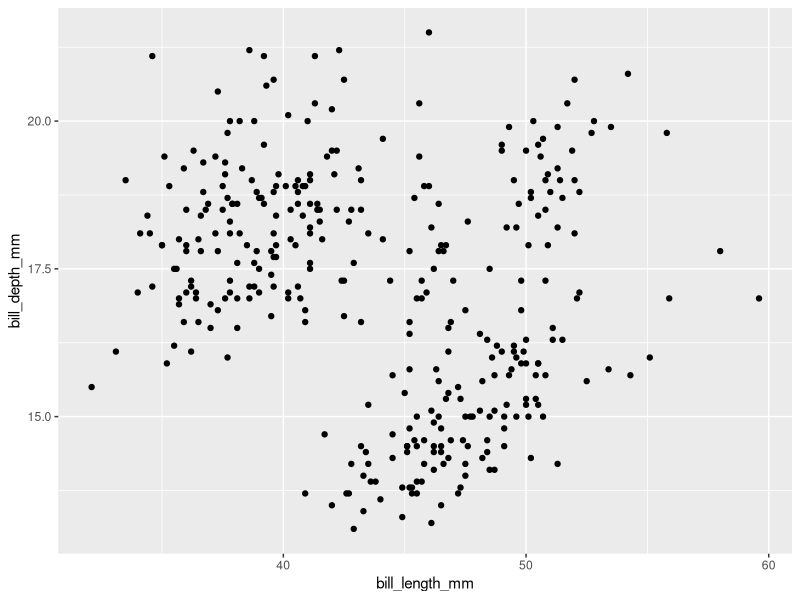
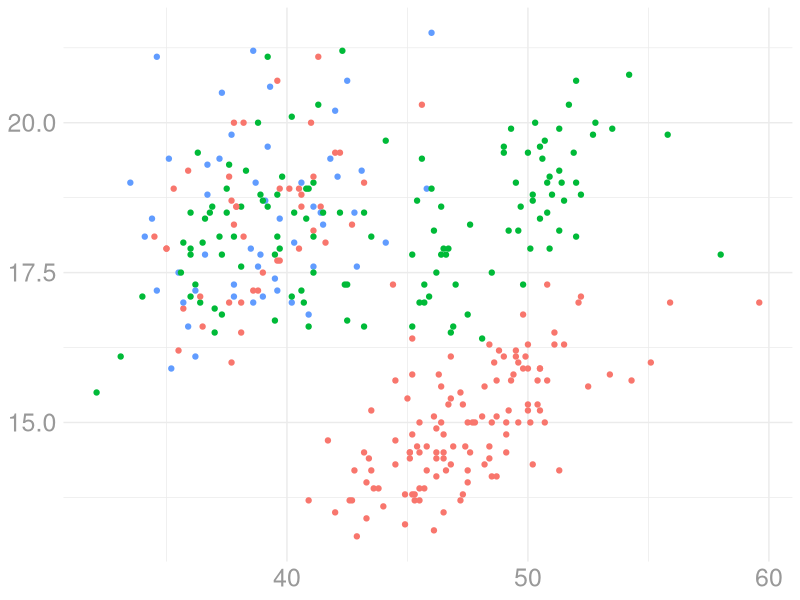
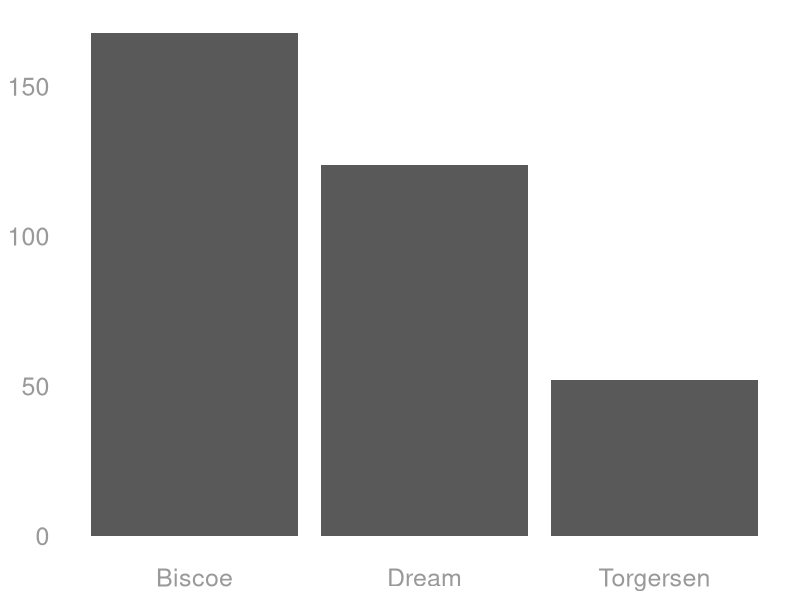

Recreate these plots in R, in order.
library(tidyverse)
library(palmerpenguins)

# Theme -------------------------------------------------------------------

theme_dk <- function(hide_gridlines = FALSE, hide_legend = FALSE) {
  my_theme <- theme_minimal() +
    theme(
      axis.title = element_blank(),
      axis.text = element_text(
        color = "grey60",
        size = 18
      )
    )
  
  if (hide_gridlines == TRUE) {
    my_theme <- my_theme +
      theme(panel.grid = element_blank())
  }
  
  if (hide_legend == TRUE) {
    my_theme <- my_theme +
      theme(legend.position = "none")
  }
  
  my_theme
}

# Plots -------------------------------------------------------------------

ggplot(
  data = penguins,
  aes(
    x = bill_length_mm,
    y = bill_depth_mm
  )
) +
  geom_point()

ggplot(
  data = penguins,
  aes(
    x = bill_length_mm,
    y = bill_depth_mm,
    color = island
  )
) +
  geom_point() +
  theme_dk(hide_legend = TRUE) 

penguins |> 
  count(island) |> 
  ggplot(
    aes(
      x = island,
      y = n
    )
  ) +
  geom_col() +
  theme_dk(hide_gridlines = TRUE)
